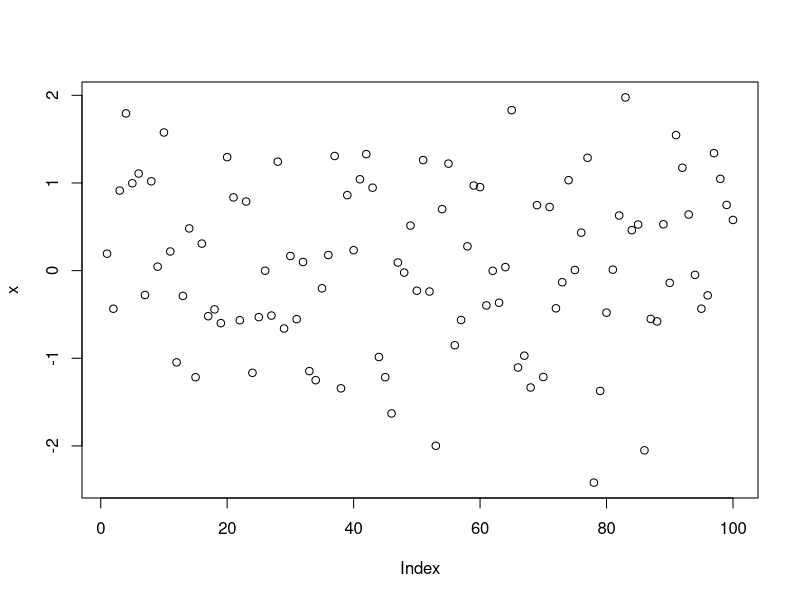

R code for this plot:
## ---- chunk 1
n = 100
## ---- chunk 2
set.seed(23)
x <- rnorm(n)
mean(x)
## ---- chunk 3
plot(x)
